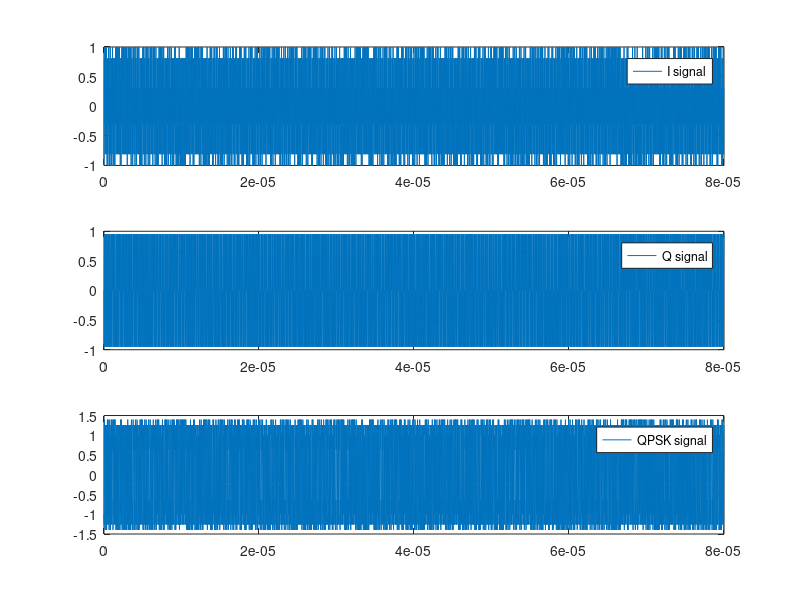
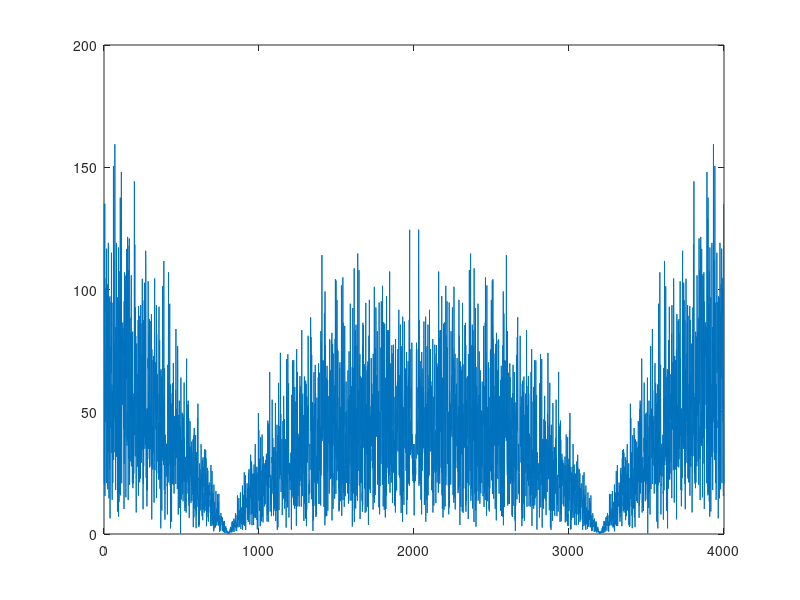

MATLAB code to generate these figures, in order: (Note: this script raises an error after producing the figures.)
clear all;close all;
fc=2.06e9;                 %载波频率   太关键了，要保证低采样时，载波频率与采样频率之间不存在倍数关系，否则会出大问题
Br=5e6;                 %雷达带宽
fs=10*Br;               %采样频率,满足带通采样定理
Tc=1e-7;                %码元周期
Bc=1/Tc;
Tp=5e-6;                %雷达脉宽
t=0:1/fs:15*Tp+Tp-1/fs;      %采样时间
N_r=length(t);          %采样点数
N=16*fix(Tp/Tc);
bitstream=randi([0,1],1,2*N);%随机产生的比特数0、1
bitstream=2*bitstream-1;%单极性变为双极性（0到-1；1到1）
I=[];Q=[];
%奇数进I路,偶数进Q路
for i=1:2*N
    if mod(i,2)~=0
        I=[I,bitstream(i)];
    else
        Q=[Q,bitstream(i)];
    end
end
I_carrier=[];Q_carrier=[];
bit_t=0:1/fs:Tc-1/fs;%定义一个码元的时间轴
for i=1:N
    I_carrier=[I_carrier,I(i)*cos(2*pi*fc*(bit_t+(N-1)*Tc))];%I路载波信号
    Q_carrier=[Q_carrier,Q(i)*cos(2*pi*fc*(bit_t+(N-1)*Tc)+pi/2)];%Q路载波信号
end
%传输信号
QPSK_signal=I_carrier+Q_carrier;%复数只需要给后面加个j即可
%绘图
figure();%产生一个新图
subplot(3,1,1)
plot(t,I_carrier);legend('I signal')%I路信号
subplot(3,1,2)
plot(t,Q_carrier);legend('Q signal')%Q路信号
subplot(3,1,3)
plot(t,QPSK_signal);legend('QPSK signal')%I路、Q路和的信号

snr=40;%信躁比
%接收信号
QPSK_receive=awgn(QPSK_signal,snr,'measured');%awgn()添加噪声
%解调
% for i=1:N
%     I_output=QPSK_receive(1,(i-1)*length(bit_t)+1:i*length(bit_t)).*cos(2*pi*fc*bit_t);
%     if sum(I_output)>0 %积分器求和，大于0为1，否则为-1
%         I_recover(i)=1;
%     else
%         I_recover(i)=-1;
%     end
%      Q_output=QPSK_receive(1,(i-1)*length(bit_t)+1:i*length(bit_t)).*cos(2*pi*fc*bit_t+ pi/2);
%     if sum(Q_output)>0
%         Q_recover(i)=1;
%     else
%         Q_recover(i)=-1;
%     end
% end
II_output=[];
QQ_output=[];
for i=1:N
    II_output=[II_output,QPSK_receive(1,(i-1)*length(bit_t)+1:i*length(bit_t)).*cos(2*pi*fc*(bit_t+(N-1)*Tc))];
    QQ_output=[QQ_output,QPSK_receive(1,(i-1)*length(bit_t)+1:i*length(bit_t)).*cos(2*pi*fc*(bit_t+(N-1)*Tc)+ pi/2)];
end
% err=sum(abs(I-I_recover))/2+sum(abs(Q-Q_recover))/2;
% err_ber=err/(2*N);
figure;
plot(abs(fft(II_output)));
II_fliter=lowpass(II_output,0.85*Bc,fs);
QQ_fliter=lowpass(QQ_output,0.85*Bc,fs);
figure;
plot(abs(fft(II_fliter)));
figure;
plot(abs(fft(QQ_fliter)));
for i=1:N
    I_middle=sum(II_fliter(1,(i-1)*5+1:i*5));
    if sum(I_middle)>0 %积分器求和，大于0为1，否则为-1
        I_recover(i)=1;
    else
        I_recover(i)=-1;
    end
    Q_middle=sum(QQ_fliter(1,(i-1)*5+1:i*5));
    if sum(Q_middle)>0 %积分器求和，大于0为1，否则为-1
        Q_recover(i)=1;
    else
        Q_recover(i)=-1;
    end
end
err=sum(abs(I-I_recover))/2+sum(abs(Q-Q_recover))/2;
err_ber=err/(2*N);
figure;
plot(abs(fft(QPSK_receive)));